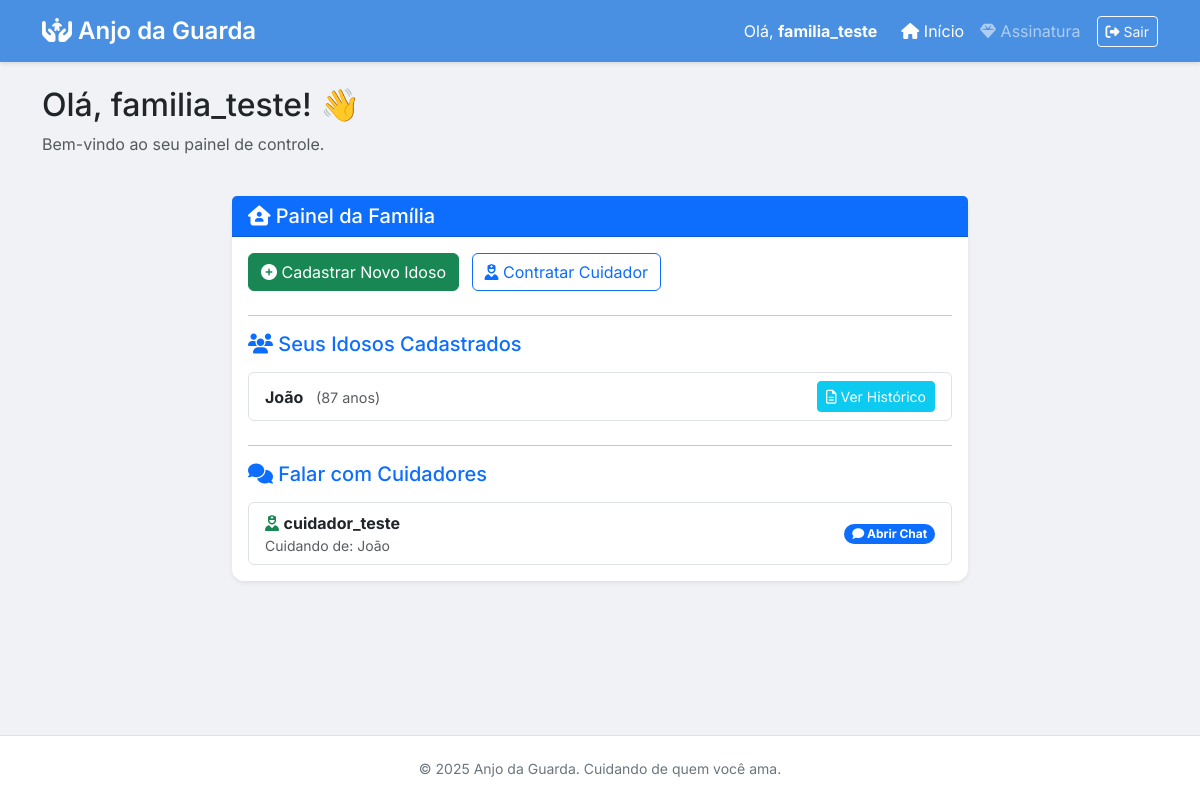
The app's page / (signed in), older data.
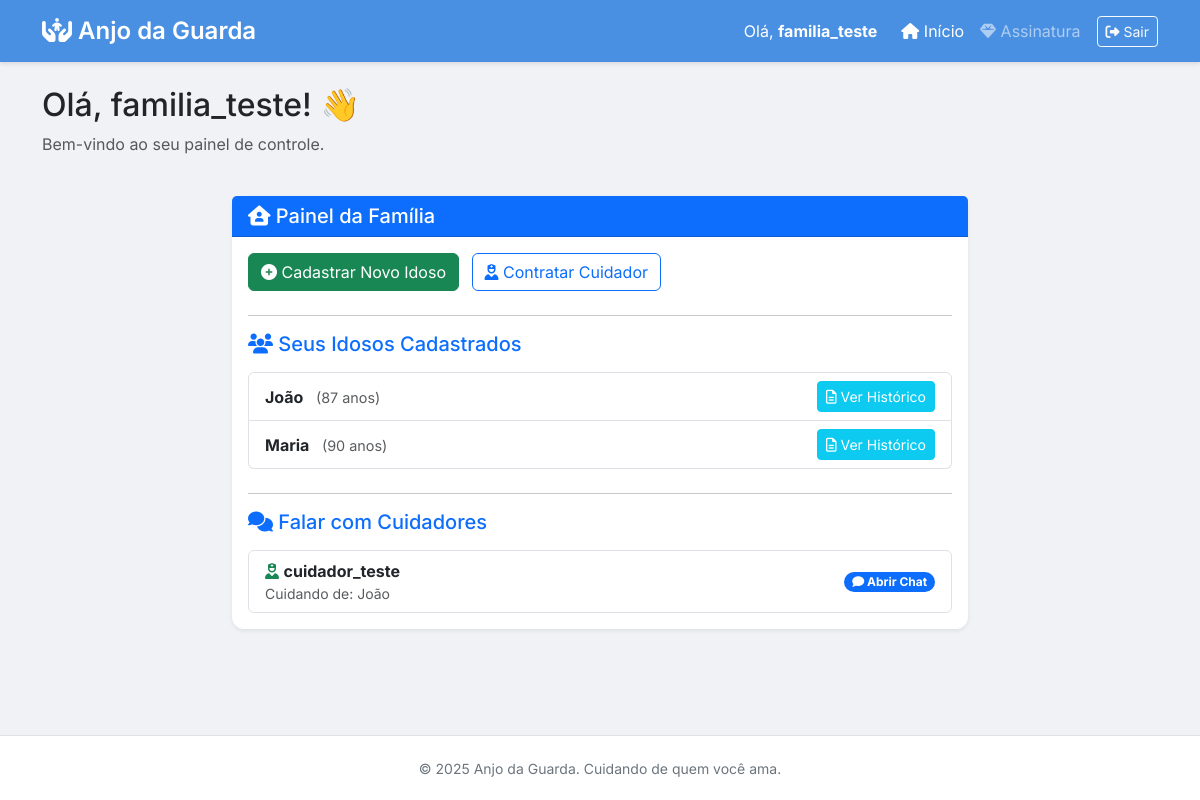
The same page, newer data.
### gestao/models.py (models this page shows, shortened)
class Idoso(models.Model):
    familiar_responsavel = models.ForeignKey(
        settings.AUTH_USER_MODEL,
        on_delete=models.CASCADE,
        related_name="idosos"
    )
    nome = models.CharField(max_length=100)
    idade = models.PositiveIntegerField()
    condicoes_saude = models.TextField(blank=True, null=True, verbose_name="Condições de Saúde")
    cuidadores = models.ManyToManyField(
        settings.AUTH_USER_MODEL,
        through='Contrato',
        through_fields=('idoso', 'cuidador'),
        related_name="idosos_cuidados"
    )

class Contrato(models.Model):
    familiar = models.ForeignKey(settings.AUTH_USER_MODEL, on_delete=models.CASCADE, related_name="contratos_feitos")
    cuidador = models.ForeignKey(settings.AUTH_USER_MODEL, on_delete=models.CASCADE, related_name="contratos_recebidos")
    idoso = models.ForeignKey(Idoso, on_delete=models.CASCADE)
    STATUS_CHOICES = (
        ('pendente', 'Pendente'),
        ('ativo', 'Ativo'),
        ('recusado', 'Recusado'),
    )
    status = models.CharField(max_length=10, choices=STATUS_CHOICES, default='pendente')
    data_criacao = models.DateTimeField(auto_now_add=True)
    class Meta:
        unique_together = ('cuidador', 'idoso')

### cadastrousuario/views.py (the view)
# urls.py: 2. Add a URL to urlpatterns:  path('', views.home, name='home')
def home(request):
    context = {}
    if request.user.is_authenticated:
        try:
            if request.user.profile.tipo_usuario == 'cuidador':
                convites = Contrato.objects.filter(
                    cuidador=request.user,
                    status='pendente'
                )
                context['convites'] = convites
                meus_idosos = Contrato.objects.filter(
                    cuidador=request.user,
                    status='ativo'
                )
                context['meus_contratos'] = meus_idosos
            elif request.user.profile.tipo_usuario == 'familiar':
                contratos_ativos = Contrato.objects.filter(
                    familiar=request.user,
                    status='ativo'
                )
                context['contratos_familia'] = contratos_ativos
        except:
            pass # Se der erro no profile (ex: superuser), ignora
    return render(request, 'cadastrousuario/home.html', context)

### cadastrousuario/templates/cadastrousuario/home.html (shortened to what this page needs)
{% extends 'base.html' %} {% block content %} {% if user.is_authenticated %}
<div class="row mb-4">
    <div class="col-12">
        <h2>Olá, {{ user.first_name|default:user.username }}! 👋</h2>
        <p class="text-muted">Bem-vindo ao seu painel de controle.</p>
    </div>
</div>
{% if user.profile.tipo_usuario == 'familiar' %}
<div class="row">
    <div class="col-md-8 mx-auto">
        <div class="card mb-4 shadow-sm">
            <div class="card-header bg-primary text-white d-flex justify-content-between align-items-center">
                <h5 class="mb-0"><i class="fas fa-house-user"></i> Painel da Família</h5>
            </div>
            <div class="card-body">
                <div class="d-grid gap-2 d-md-block mb-4">
                    <a href="{% url 'gestao:cadastrar_idoso' %}" class="btn btn-success me-md-2">
                        <i class="fas fa-plus-circle"></i> Cadastrar Novo Idoso
                    </a>
                    <a href="{% url 'gestao:contratar_cuidador' %}" class="btn btn-outline-primary">
                        <i class="fas fa-user-nurse"></i> Contratar Cuidador
                    </a>
                </div>
                <hr>
                <h5 class="mb-3 text-primary"><i class="fas fa-users"></i> Seus Idosos Cadastrados</h5>
                <ul class="list-group mb-4">
                    {% for idoso in user.idosos.all %}
                    <li class="list-group-item d-flex justify-content-between align-items-center">
                        <div>
                            <strong>{{ idoso.nome }}</strong>
                            <span class="text-muted ms-2" style="font-size: 0.9em;">({{ idoso.idade }} anos)</span>
                        </div>
                        <a href="{% url 'gestao:visualizar_rotina' idoso.id %}" class="btn btn-sm btn-info text-white">
                            <i class="far fa-file-alt"></i> Ver Histórico
                        </a>
                    </li>
                    {% empty %}
                    <li class="list-group-item text-muted text-center py-4">
                        <i class="fas fa-user-slash fa-2x mb-2"></i><br> Você ainda não cadastrou nenhum idoso.
                    </li>
                    {% endfor %}
                </ul>
                <hr>
                <h5 class="mb-3 text-primary"><i class="fas fa-comments"></i> Falar com Cuidadores</h5>
                {% if contratos_familia %}
                <div class="list-group">
                    {% for contrato in contratos_familia %}
                    <a href="{% url 'gestao:abrir_chat' contrato.id %}" class="list-group-item list-group-item-action d-flex justify-content-between align-items-center">
                        <div>
                            <i class="fas fa-user-nurse text-success"></i>
                            <strong>{{ contrato.cuidador.username }}</strong>
                            <small class="text-muted d-block">Cuidando de: {{ contrato.idoso.nome }}</small>
                        </div>
                        <span class="badge bg-primary rounded-pill"><i class="fas fa-comment"></i> Abrir Chat</span>
                    </a>
                    {% endfor %}
                </div>
                {% else %}
                <div class="alert alert-light border text-center">
                    <small>Você não tem cuidadores ativos no momento para conversar.</small>
                </div>
                {% endif %}
            </div>
        </div>
    </div>
</div>
{% endif %} {% endif %} {% endblock %}

Row changes from the older to the newer data that the page shows:
added Idoso: nome "Maria", idade "90"
